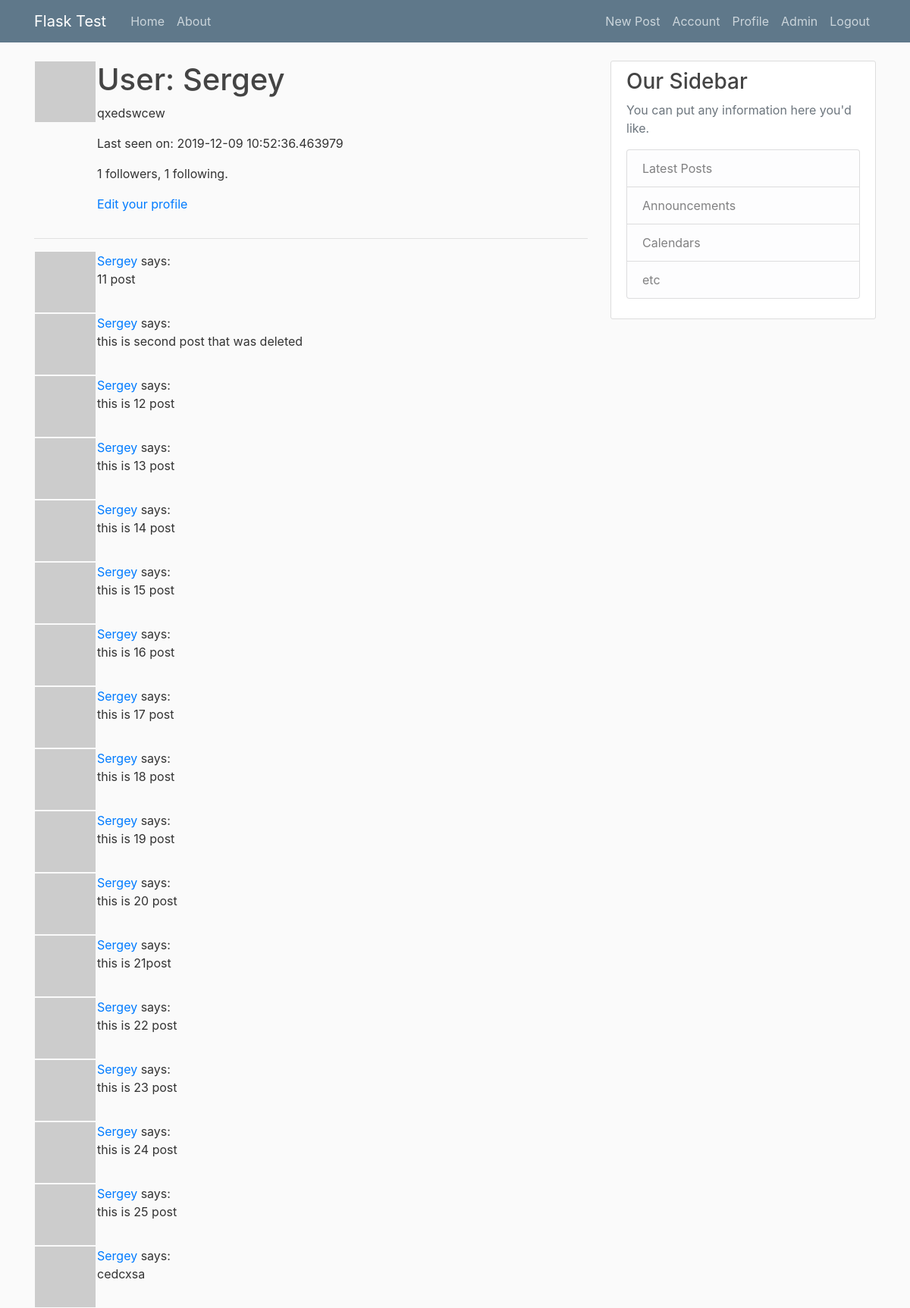
The page /user/Sergey (signed in) on the database its author committed.
### flaskblog/models.py (models this page shows, shortened)
class User(db.Model, UserMixin):
    id = db.Column(db.Integer, primary_key=True)
    username = db.Column(db.String(20), unique=True, nullable=False)
    email = db.Column(db.String(120), unique=True, nullable=False)
    image_file = db.Column(db.String(20), nullable=False, default='default.jpg')
    password = db.Column(db.String(60), nullable=False)
    posts = db.relationship('Post', backref='author', lazy=True)
    about_me = db.Column(db.String(140))
    last_seen = db.Column(db.DateTime, default=datetime.utcnow)
    admin = db.Column(db.Boolean())
    notes = db.Column(db.UnicodeText)
    followed = db.relationship(
        'User', secondary=followers,
        primaryjoin=(followers.c.follower_id == id),
        secondaryjoin=(followers.c.followed_id == id),
        backref=db.backref('followers', lazy='dynamic'), lazy='dynamic')
    def avatar(self, size):
        digest = md5(self.email.lower().encode('utf-8')).hexdigest()
        return 'https://www.gravatar.com/avatar/{}?d=identicon&s={}'.format(digest, size)

class Post(db.Model):
    id = db.Column(db.Integer, primary_key=True)
    title = db.Column(db.String(100), nullable=False)
    date_posted = db.Column(db.DateTime, nullable=False, default=datetime.utcnow)
    content = db.Column(db.Text, nullable=False)
    user_id = db.Column(db.Integer, db.ForeignKey('user.id'), nullable=False)

### flaskblog/routes.py (the view)
@app.route('/user/<username>')
@login_required
def user(username):
    user = User.query.filter_by(username=username).first_or_404()
    page = request.args.get('page', 1, type=int)
    posts = Post.query.filter_by(user_id=user.id).paginate(page, 20, False)
    return render_template('user.html', user=user, posts=posts.items)

### flaskblog/models.py (called while the page is built)
@login_manager.user_loader
def load_user(user_id):
    return User.query.get(int(user_id))

### flaskblog/routes.py (called while the page is built)
@app.before_request
def before_request():
    if current_user.is_authenticated:
        current_user.last_seen = datetime.utcnow()
        db.session.commit()

### flaskblog/templates/user.html
{% extends "layout.html" %}
{% block content %}
    <table>
        <tr valign="top">
            <td><img src="{{ user.avatar(128) }}"></td>
            <td>
                <h1>User: {{ user.username }}</h1>
                {% if user.about_me %}<p>{{ user.about_me }}</p>{% endif %}
                {% if user.last_seen %}<p>Last seen on: {{ user.last_seen }}</p>{% endif %}
                <p>{{ user.followers.count() }} followers, {{ user.followed.count() }} following.</p>
                {% if user == current_user %}
                    <p><a href="{{ url_for('edit_profile') }}">Edit your profile</a></p>
                {% elif not current_user.is_following(user) %}
                    <p><a href="{{ url_for('follow', username=user.username) }}">Follow</a></p>
                {% else %}
                    <p><a href="{{ url_for('unfollow', username=user.username) }}">Unfollow</a></p>
                {% endif %}
            </td>
        </tr>
    </table>
    <hr>
    {% for post in posts %}
        {% include '_post.html' %}
    {% endfor %}
{% endblock %}

### flaskblog/templates/_post.html
<table>
    <tr valign="top">
        <td><img src="{{ post.author.avatar(36) }}"></td>
        <td><a href="{{ url_for('user', username=post.author.username) }}">{{ post.author.username }}</a> says:<br>{{ post.content }}<br><br></td>
    </tr>
</table>

### flaskblog/static/main.css (style rules this page uses)
body { background: #fafafa; color: #333333; margin-top: 5rem; }
h1, h2, h3, h4, h5, h6 { color: #444444; }

### rows shown on the page
User: username "Sergey", about_me "qxedswcew", last_seen "2019-12-09 10:52:36.463979"
Post: author.username "Sergey", content "11 post"
Post: author.username "Sergey", content "this is second post that was deleted"
Post: author.username "Sergey", content "this is 12 post"
Post: author.username "Sergey", content "this is 13 post"
Post: author.username "Sergey", content "this is 14 post"
Post: author.username "Sergey", content "this is 15 post"
Post: author.username "Sergey", content "this is 16 post"
Post: author.username "Sergey", content "this is 17 post"
Post: author.username "Sergey", content "this is 18 post"
Post: author.username "Sergey", content "this is 19 post"
Post: author.username "Sergey", content "this is 20 post"
Post: author.username "Sergey", content "this is 21post"
Post: author.username "Sergey", content "this is 22 post"
Post: author.username "Sergey", content "this is 23 post"
Post: author.username "Sergey", content "this is 24 post"
Post: author.username "Sergey", content "this is 25 post"
Post: author.username "Sergey", content "cedcxsa"

### other values the page prints
{{ user.followers.count() }} "1"
{{ user.followed.count() }} "1"
